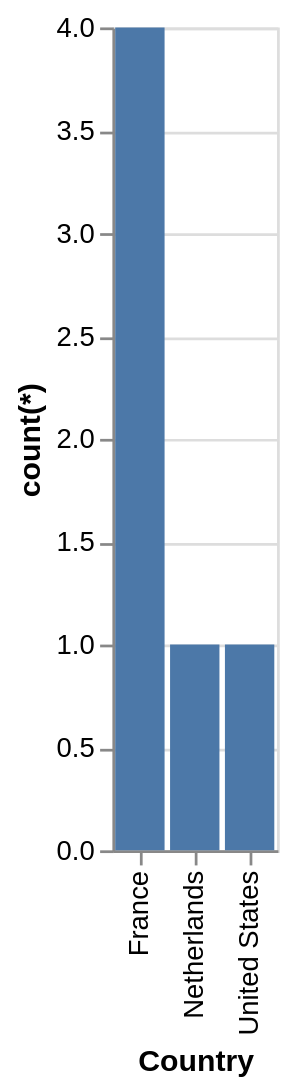

Vega-Lite specification for this chart:
### Vega-Lite specification from a JSON file in a GitHub repository (floating-point values rounded to 4 significant figures)
{"data": {"values": [{"x_data": "France", "y_data": 4}, {"x_data": "Netherlands", "y_data": 1}, {"x_data": "United States", "y_data": 1}]}, "mark": "bar", "encoding": {"x": {"field": "x_data", "type": "nominal", "title": "Country", "sort": "ascending"}, "y": {"field": "y_data", "type": "quantitative", "title": "count(*)"}}}
